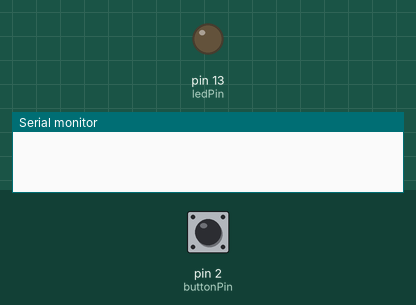
Recording of a sketch running on a simulated Arduino Uno, built with avr-gcc and run on an emulated ATmega328P. On the bench: output pins drawn as LEDs (lit = HIGH), the last lines printed to the serial monitor. The inputs (shaded band) are chosen by the test bench; at power-on: pin 2 (buttonPin) LOW.

Above: at 1.2 s.
1.3 s: pin 2 (buttonPin) pulled HIGH for 0.15 s
At 1.7 s:
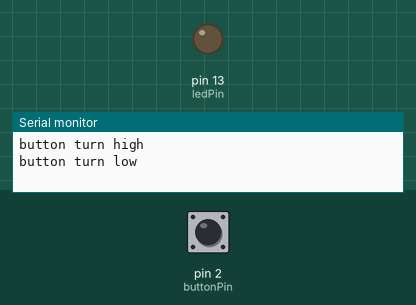
2.9 s: pin 2 (buttonPin) pulled HIGH for 3.2 s
At 3.4 s:
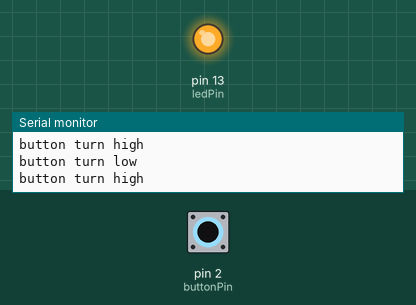
Timing chart, 0 to 7.7 s (numbered marks = the images above; inputs shaded):
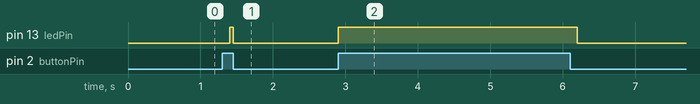

The sketch:

debounce_tutorial.ino
```cpp
#include "button_debounce_filter.h"

const int ledPin = 13;

const int buttonPin = 2;
ButtonDebounceFilter buttonDebounce;

void setup() {
  // inital ButtonDebounceFilter with buttonPin
  buttonDebounce.begin(buttonPin);
  buttonDebounce.setDebounceInterval(100);

  pinMode(ledPin, OUTPUT);
  Serial.begin(9600);


}

void loop() {

  buttonDebounce.monitorButtonState();

  bool is_high;
  bool is_low;

  buttonDebounce.isReliableHighLow(is_high, is_low);

  if (is_high) {
    Serial.println("button turn high");
    digitalWrite(ledPin, HIGH);
  }

  if (is_low) {
    Serial.println("button turn low");
    digitalWrite(ledPin, LOW);
  }

  buttonDebounce.updateButtonState();
}
```

button_debounce_filter.cpp
```cpp
#include "button_debounce_filter.h"

ButtonDebounceFilter::ButtonDebounceFilter() {
    button_state_ = LOW;
    last_voltage_state_ = LOW;

    last_voltage_change_time_ = 0;
    debounce_interval_ = 50; //ms
}

void ButtonDebounceFilter::begin(int button_pin) {
    button_pin_ = button_pin;
    pinMode(button_pin_, INPUT);
}

void ButtonDebounceFilter::monitorButtonState() {
    reading_ = digitalRead(button_pin_);

    if (reading_ != last_voltage_state_) {
        last_voltage_change_time_ = millis();
    }
}

void ButtonDebounceFilter::updateButtonState() {
    reading_ = digitalRead(button_pin_);

    last_voltage_state_ = reading_;

}

void ButtonDebounceFilter::isReliableHighLow(bool &is_high, bool &is_low) {
    is_high = false;
    is_low  = false;

    if (millis() - last_voltage_change_time_ > debounce_interval_) {

        if (reading_ != button_state_) {
            button_state_ = reading_;

            if (button_state_ == HIGH) {
                is_high = true;
            }

            if (button_state_ == LOW) {
                is_low = true;
            }
        }
    }

}


void ButtonDebounceFilter::setDebounceInterval(int interval) {
  debounce_interval_ = interval;
}
```

button_debounce_filter.h
```cpp
#ifndef _BUTTON_DEBOUNCE_FILTER
#define _BUTTON_DEBOUNCE_FILTER

#include <Arduino.h>

/*
 * @author: shixudong
 * @since:  2017-09-14
 *
 * ButtonDebounceFilter encapulate function to handle reliable button push  */

class ButtonDebounceFilter {
    public:
        ButtonDebounceFilter();
        void begin(int button_pin);
        void monitorButtonState();
        void updateButtonState();
        void isReliableHighLow(bool &is_high, bool &is_low);
        void setDebounceInterval(int interval);

    private:
        int button_pin_;
        int button_state_;

        int last_voltage_state_;
        int last_voltage_change_time_;

        int debounce_interval_;

        int reading_;
};


#endif
```

Measured:
- after the input at 1.3 s, pin 13 (ledPin): LOW → HIGH after 0.10 s, → LOW 0.05 s later
- after the input at 2.9 s, pin 13 (ledPin): LOW → HIGH at once, → LOW 3.3 s later
